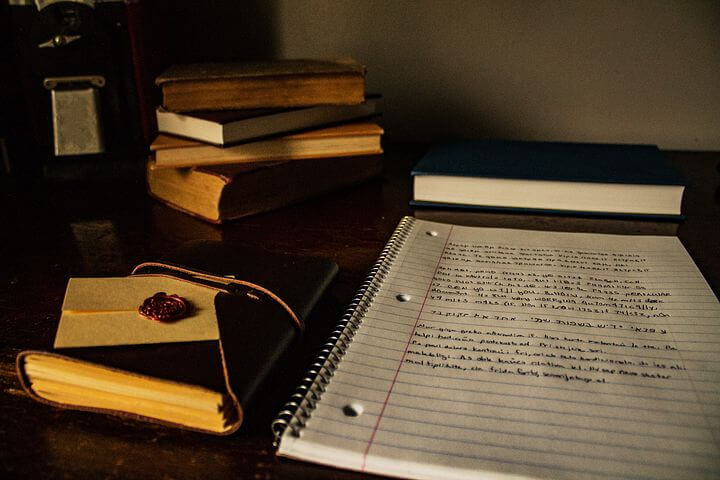
#> input picture desk-2158142__480.jpg, 720 x 480 px
$ python -i threading_07_queue.py   (imports and definitions only)
#> lines starting #> are read from the running program, lines starting #| are printed output that depends on the picture
from queue import Queue, Empty
from urllib.request import urlretrieve
from PIL import Image
from threading import Thread
import logging
import time

def download_image(url):
    #画像ダウンロードする関数
    logging.info('downloading = {}'.format(url))
    download_path = url.split('/')[-1]
    #　ダウンロードした画像の配属先
    urlretrieve(url, download_path)
    return download_path

def procees_image(file_path):
    #画像の加工
#> called with file_path = 'desk-2158142__480.jpg'
    logging.info('processing = {}'.format(file_path))
    sava_file_path = file_path.split('.')[0] + '_gray.' + file_path.split('.')[1]
    img = Image.open(file_path)
#> img is the input picture: PIL image 720x480 RGB; mean R, G, B 79.5, 63.5, 44.3
    gray_img = img.convert('L')
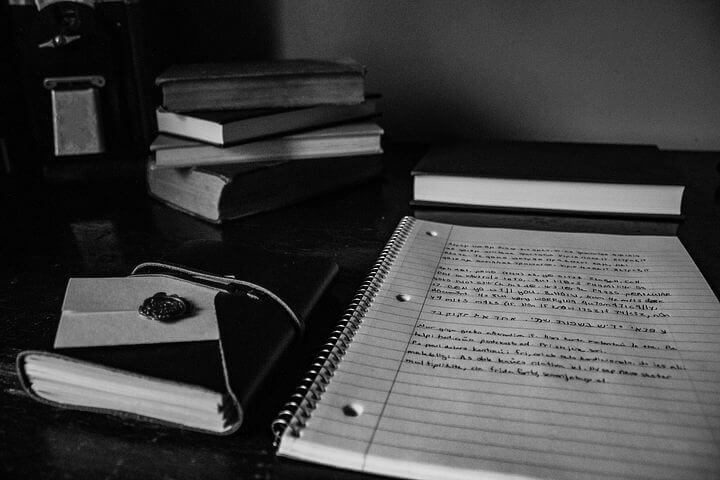
#> gray_img: PIL image 720x480 L; min 0, max 255, mean 66.1
    gray_img.save(sava_file_path)
    return sava_file_path

def upload_image(file_path):
    #アップロードする処理
    logging.info('アップロード完了 = {}'.format(file_path))
    return 'https://upload_{}'.format(file_path)

class Worker(Thread):

    def __init__(self, func, in_queue, out_queue, max_size):
        super().__init__()
        self.func = func
        self.in_queue = in_queue
        self.out_queue = out_queue
        self.max_size = max_size

    def run(self):
        work_count = 0
        while work_count < self.max_size:
            try:
                item = self.in_queue.get_nowait()
                if item !='error':
                    result = self.func(item)
                else:
                    result = 'error'
                work_count += 1
            except Empty as e:
                time.sleep(0.5)
            except Exception as e:
                logging.info(e)
                self.out_queue.put('error')
                work_count += 1
            else:
                self.out_queue.put(result)
                time.sleep(0.1)

format =  "%(asctime)s:%(message)s"
# [1 line not run here, left out]
download_queue = Queue()
procees_queue = Queue()
upload_queue = Queue()
done_queue = Queue()

urls=[
'https://www.nblog09.com/w/wp-content/uploads/2018/12/desk-2158142__480.jpg',
'https://www.nblog09.com/w/wp-content/uploads/2019/01/mill-1620440__480-640x360.jpg',
'https://www.nblog09.com/w/wp-content/uploads/2019/05/nature-213364__480-640x360.jpg',
'https://www.nblog09.com/w/wp-content/uploads/2019/05/Mac-640x360.jpg',
'https://www.nblog09.com/w/wp-content/uploads/2019/01/christmas-1911637__480-640x360.jpg'
]
download_worker = Worker(
    download_image,download_queue, procees_queue, len(urls)
)
procees_worker = Worker(
    procees_image,procees_queue,upload_queue,len(urls)
)
upload_worker = Worker(
    upload_image, upload_queue, done_queue, len(urls)
)
# [13 lines not run here, left out]

>>> result = procees_image('desk-2158142__480.jpg')
